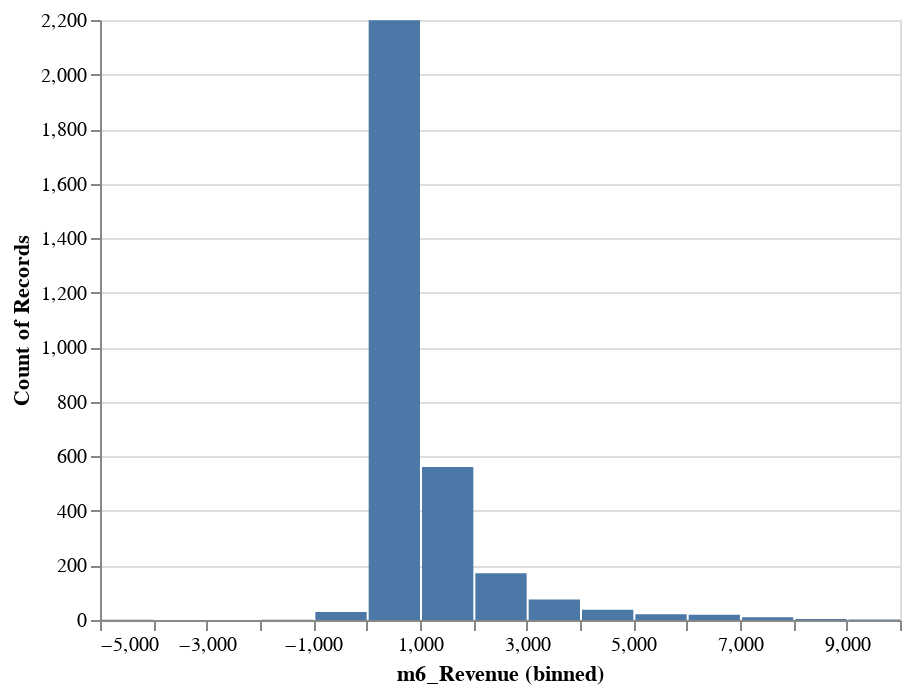

The notebook cell this image was saved under:
### Code cell
alt.Chart(tx_user_6m.query('m6_Revenue <= 10000')).mark_bar().encode(
    x=alt.X('m6_Revenue',bin=alt.Bin(maxbins=20)),
    y='count(*):Q',
)

### Figure 1 — Vega-Lite specification as saved in the notebook (floating-point values rounded to 4 significant figures; data arrays with more than 128 entries replaced by an {"elided": "..."} marker saying what was removed)
{"config": {"view": {"continuousWidth": 400, "continuousHeight": 300}}, "data": {"name": "data-d7a7049666a9a663cad64e70b68a4618"}, "mark": "bar", "encoding": {"x": {"type": "quantitative", "bin": {"maxbins": 20}, "field": "m6_Revenue"}, "y": {"type": "quantitative", "aggregate": "count", "field": "*"}}, "$schema": "https://vega.github.io/schema/vega-lite/v4.8.1.json", "datasets": {"data-d7a7049666a9a663cad64e70b68a4618": {"elided": "3131 records"}}}
